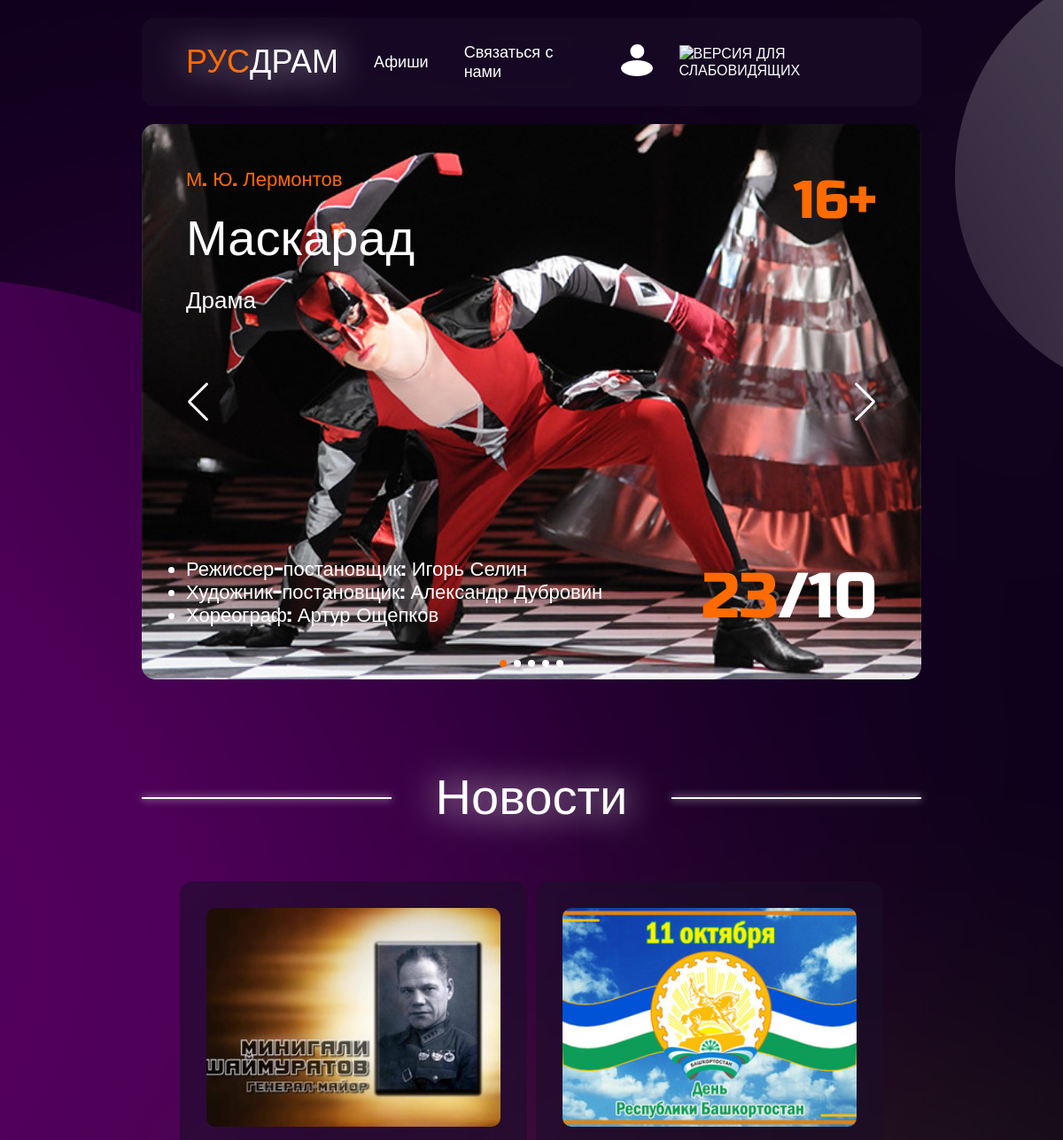
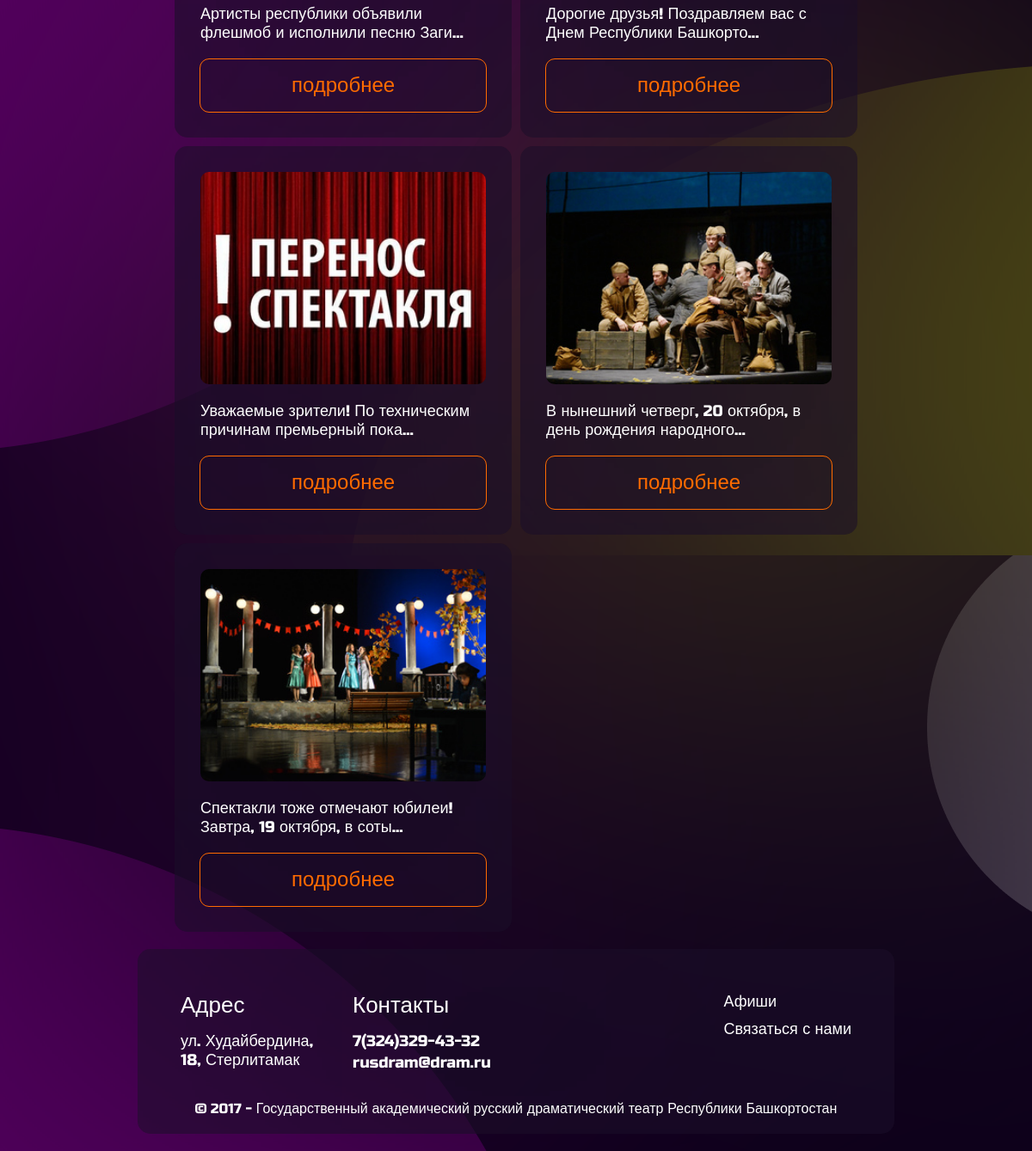
The page / on the database its author committed (2 pictures, top to bottom).
### tables this page shows
CREATE TABLE `posters` (
  `id` int NOT NULL,
  `name` varchar(255) NOT NULL,
  `author` varchar(255) NOT NULL,
  `ganre` varchar(255) NOT NULL,
  `age` int NOT NULL,
  `date` varchar(5) NOT NULL,
  `img` varchar(255) NOT NULL
);

CREATE TABLE `creators` (
  `id` int NOT NULL,
  `poster_id` int NOT NULL,
  `role` varchar(255) NOT NULL,
  `fullname` varchar(255) NOT NULL
);

CREATE TABLE `news` (
  `id` int NOT NULL,
  `name` varchar(255) NOT NULL,
  `content` varchar(255) NOT NULL,
  `img` varchar(255) NOT NULL
);

### config.php (called while the page is built, shortened)
<?php
function query($url) {
    $db = new mysqli('localhost', 'root', '', 'dramtheatre');
    $result = mysqli_query($db, $url);
    if (gettype($result) != 'boolean') {return $result;}
    else return false;
}
?>

### index.php (the view, shortened to what this page needs)
<?require_once 'config.php'?>
<!DOCTYPE html>
<html lang="en">
<head>
    <link rel="stylesheet" href="https://cdn.jsdelivr.net/npm/swiper@8/swiper-bundle.min.css" />
    <link rel="stylesheet" href="css/general.css">
    <link rel="stylesheet" href="css/general-adaptive.css">
    <link rel="stylesheet" href="css/index.css">
    <link rel="stylesheet" href="css/index-adaptive.css">
</head>
<body>
    <div class="content">
        <div class="container">
            <header class="header theme-block">
                <div class="header__inner">
                    <a class="logo" href="index.php"><span class="orange">РУС</span>ДРАМ</a>
                    <nav class="nav header__nav">
                        <a href="posters.php" class="nav__link header__link">Афиши</a>
                        <a class="nav__link header__link contact-us-btn">Связаться с нами</a>
                        <button class="nav__btn">
                        </button>
                        <img id="specialButton" class="nav__eye" style="cursor:pointer;" src="https://lidrekon.ru/images/special.png" alt="ВЕРСИЯ ДЛЯ СЛАБОВИДЯЩИХ" title="ВЕРСИЯ ДЛЯ СЛАБОВИДЯЩИХ" />
                    </nav>
                </div>
            </header>
            <main class="main">
                <section class="swiper theme-block">
                    <div class="swiper-wrapper">
<?php
$result = query("SELECT * FROM posters ORDER BY id DESC LIMIT 0,5");
for ($i = 0; $i < 5; $i++) {
    $poster = mysqli_fetch_assoc($result);
    $day = substr($poster['date'], 0, 2);
    $month = substr($poster['date'], 2, 3);
    $result2 = query("SELECT * FROM creators WHERE poster_id = $poster[id]");
?>
                        <div class="swiper-slide"
                            style="background: url('img/<?=$poster['img']?>') center / cover no-repeat">
                            <div class="swiper-slide__top">
                                <div class="swiper-slide__title">
                                    <div class="swiper-slide__author"><span class="orange"><?=$poster['author']?></span></div>
                                    <div class="swiper-slide__name"><?=$poster['name']?></div>
                                    <div class="swiper-slide__ganre"><?=$poster['ganre']?></div>
                                </div>
                                <div class="swiper-slide__age"><span class="orange"><?=$poster['age']?>+</span></div>
                            </div>
                            <div class="swiper-slide__bottom">
                                <ul class="swiper-slide__people">
<?php
while ($creator = mysqli_fetch_assoc($result2)) {
?>
<li><?=$creator['role']?>: <?=$creator['fullname']?></li>
<?}?>
                                </ul>
                                <div class="swiper-slide__date"><span class="orange"><?=$day?></span><?=$month?></div>
                            </div>
                        </div>
<?}?>
                    </div>
                    <div class="swiper-pagination"></div>
                    <div class="swiper-button-prev"></div>
                    <div class="swiper-button-next"></div>
                </section>
                <section class="news">
                    <div class="title">
                        <div class="title__line"></div>
                        <h1 class="title__text">Новости</h1>
                        <div class="title__line"></div>
                    </div>
                    <div class="news__block">
<?php
$result = query("SELECT * FROM news ORDER BY id DESC");
while ($news = mysqli_fetch_assoc($result)) {
?>
                        <div class="news__item theme-block">
                            <div class="media news__media">
                                <img src="img/news/<?=$news['img']?>" alt="" class="media__pict news__pict" title="<?=$news['name']?>">
                            </div>
                            <div class="news__text"><?=$news['content']?></div>
                            <button class="no-fill-btn news__button white-hover">подробнее</button>
                        </div>
<?}?>
                    </div>
                </section>
            </main>
            <footer class="footer theme-block">
                <div class="footer__inner">
                    <div class="footer__top">
                        <div class="footer__left">
                            <div class="footer__column footer__column_1">
                                <h2 class="footer__title">Адрес</h2>
                                <div class="footer__item">ул. Худайбердина, 18, Стерлитамак</div>
                            </div>
                            <div class="footer__column">
                                <h2 class="footer__title">Контакты</h2>
                                <div class="footer__item">7(324)329-43-32</div>
                                <div class="footer__item">rusdram@dram.ru</div>
                            </div>
                        </div>
                        <div class="footer__right">
                            <nav class="nav footer__nav">
                                <a href="" class="nav__link footer__link">Афиши</a>
                                <a href="" class="nav__link footer__link">Связаться с нами</a>
                            </nav>
                        </div>
                    </div>
                    <div class="footer__bottom">
                        <div class="copyright">© 2017 - Государственный академический русский драматический театр
                            Республики Башкортостан</div>
                    </div>
                </div>
            </footer>
        </div>
    </div>
</body>
</html>

### css/general.css (style rules this page uses)
:root { --main: #FF6B00; }
* { margin: 0; padding: 0; box-sizing: border-box; color: white; font-family: 'Russo One', sans-serif; }
a { text-decoration: none; cursor: pointer; }
button { border: none; cursor: pointer; }
h1,h2,h3,h4,h5,h6 { font-weight: normal; }
body { background: url('../img/circles.png') top repeat-y, #0D001A; }
.content { background: rgba(13, 0, 26, 0.7); backdrop-filter: blur(250px); padding: 20px 0; }
.container { width: 100%; padding: 0 160px; }
.theme-block { background: rgba(30, 16, 45, 0.5); backdrop-filter: blur(200px); border-radius: 15px; }
.header { height: 100px; margin-bottom: 20px; position: relative; z-index: 20; }
.header__inner { display: flex; justify-content: space-between; align-items: center; height: 100%; padding: 0 50px; position: relative; }
.logo { font-family: 'Rubik', sans-serif; font-size: 36px; text-shadow: 0px 0px 40px #FFFFFF; }
.orange { color: var(--main); }
.nav { display: flex; justify-content: flex-end; align-items: center; }
.nav__link { font-size: 18px; margin-left: 40px; transition: color .1s ease-in-out; }
.nav__btn { margin-left: 50px; background: none; }
.nav__eye { margin-left: 30px; }
.title { display: flex; justify-content: center; align-items: center; padding-top: 100px; padding-bottom: 60px; }
.title__line { height: 2px; background: white; width: 100%; box-shadow: 0px 0px 10px #FFFFFF; }
.title__text { padding: 0 50px; font-size: 56px; text-shadow: 0px 0px 40px #ffffff; }
.media { position: relative; }
.media__pict { width: 100%; height: 100%; position: absolute; object-fit: cover; }
.no-fill-btn { background: none; color: var(--main); outline: 1px solid var(--main); border-radius: 10px; }
.white-hover { transition: color .1s ease-in-out, background .1s ease-in-out; }
.footer { margin-top: 20px; height: 215px; }
.footer__inner { display: flex; flex-direction: column; justify-content: space-between; height: 100%; padding: 50px; padding-bottom: 20px; }
.footer__top { display: flex; justify-content: space-between; }
.footer__left { display: flex; }
.footer__column { max-width: 180px; }
.footer__column_1 { margin-right: 20px; }
.footer__title { font-size: 26px; margin-bottom: 15px; }
.footer__item { font-size: 18px; margin-bottom: 3px; }
.footer__item:last-child { margin-bottom: 0; }
.copyright { text-align: center; }

### css/general-adaptive.css (style rules this page uses)
@media screen and (max-width: 1350px) { .footer__nav { flex-direction: column; justify-content: flex-start; align-items: flex-start; } }
@media screen and (max-width: 1350px) { .footer__link { margin-left: 0; margin-bottom: 10px; } }
@media screen and (max-width: 1350px) { .footer__link:last-child { margin-bottom: 0; } }

### css/index.css (style rules this page uses)
.swiper { width: 100%; height: 627px; }
.swiper-slide { display: flex; padding: 50px; flex-direction: column; justify-content: space-between; }
.swiper-slide__top, .swiper-slide__bottom { display: flex; justify-content: space-between; }
.swiper-slide__author { font-size: 22px; margin-bottom: 20px; }
.swiper-slide__name { font-size: 56px; margin-bottom: 20px; }
.swiper-slide__ganre { font-size: 26px; }
.swiper-slide__age { font-size: 60px; }
.swiper-slide__people li { font-size: 22px; }
.swiper-slide__date { font-size: 72px; }
.swiper-button-prev, .swiper-button-next { color: white; transition: color .1s ease-in-out; }
.swiper-button-prev { left: 50px; }
.swiper-button-next { right: 50px; }
.news__block { display: grid; justify-content: center; grid-template-columns: repeat(auto-fill, 392px); gap: 10px; }
.news__item { padding: 30px; }
.news__media { width: 100%; height: 247px; margin-bottom: 20px; }
.news__pict { border-radius: 10px; }
.news__text { font-size: 18px; margin-bottom: 20px; }
.news__button { width: 100%; padding: 16px 0; font-size: 24px; }

### rows shown on the page
posters: img (picture), author "М. Ю. Лермонтов", name "Маскарад", ganre "Драма", age "16", date "23", date "/10"
creators: role "Режиссер-постановщик", fullname "Игорь Селин"
creators: role "Художник-постановщик", fullname "Александр Дубровин"
creators: role "Хореограф", fullname "Артур Ощепков"
news: img (picture), content "Артисты республики объявили флешмоб и исполнили песню Заги..."
news: img (picture), content "Дорогие друзья! Поздравляем вас с Днем Республики Башкорто..."
news: img (picture), content "Уважаемые зрители! По техническим причинам премьерный пока..."
news: img (picture), content "В нынешний четверг, 20 октября, в день рождения народного..."
news: img (picture), content "Спектакли тоже отмечают юбилеи! Завтра, 19 октября, в соты..."
